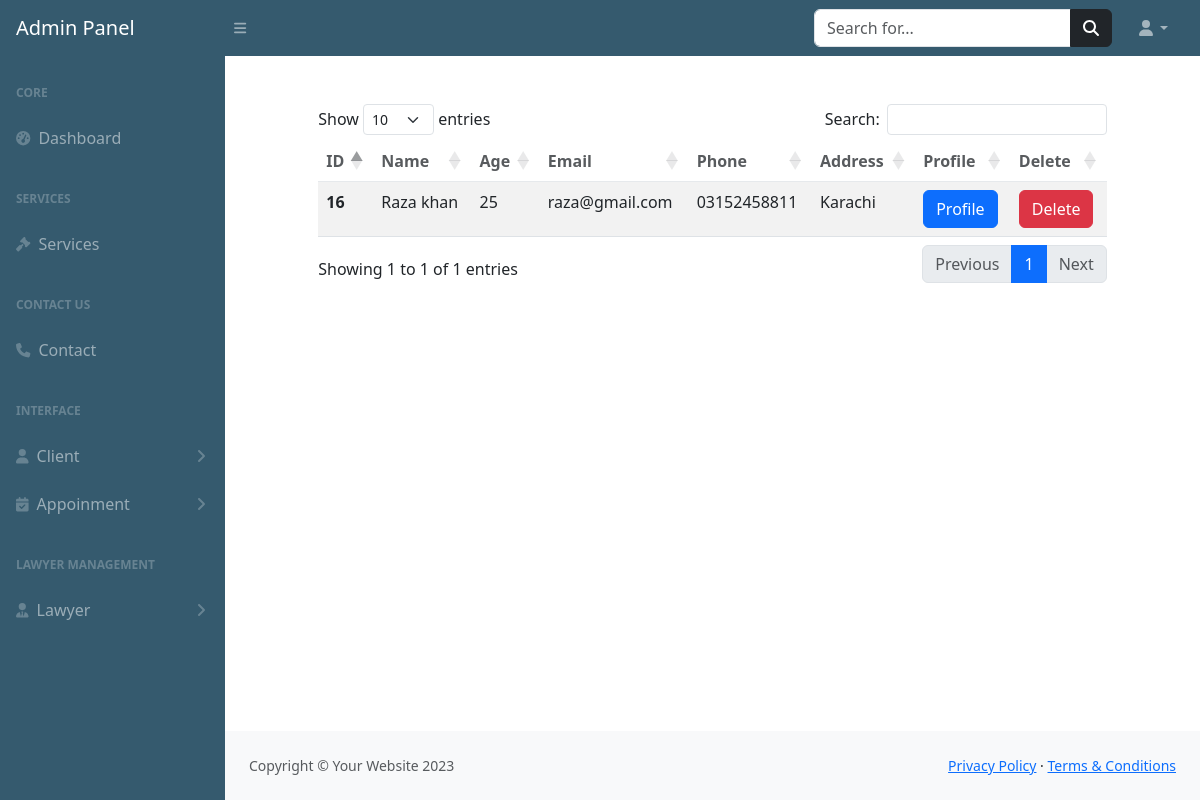
The app's page /admin-panel/viewclient.php (signed in) with its own data.
### tables this page shows
CREATE TABLE `client_register` (
  `id` int(255) NOT NULL,
  `name` varchar(255) NOT NULL,
  `age` int(255) NOT NULL,
  `email` varchar(255) NOT NULL,
  `password` varchar(255) NOT NULL,
  `phone` varchar(255) NOT NULL,
  `address` text NOT NULL,
  `image` varchar(255) NOT NULL
);

### admin-panel/viewclient.php (the view, shortened to what this page needs)
<?php
include("includes/header.php");
include("includes/topbar.php");
include("includes/sidebar.php");
include("../config.php");
$select="SELECT *FROM `client_register`";
$query=mysqli_query($connection,$select);
if (mysqli_num_rows($query)>0) {
?>
<div class="container mt-5">
<div class="row justify-content-center">
    <div class="col-xl-10 col-lg-12 col-md-9">
    <table id="example" class="table table-striped" style="width:100%">
        <thead class="bg-warning p-2 text-dark bg-opacity-10" style="opacity: 75%;">
            <tr>
            <th scope="col">ID</th>
            <th scope="col">Name</th>
            <th scope="col">Age</th>
            <th scope="col">Email</th>
            <th scope="col">Phone</th>
            <th scope="col">Address</th>
            <th scope="col">Profile</th>
            <th scope="col">Delete</th>
            </tr>
        </thead>
        <tbody>
            <?php
            while ($data=mysqli_fetch_assoc($query)) {
            ?>
            <tr>
            <th scope="row"><?php echo $data['id']?></th>
            <td><?php echo $data['name']?></td>
            <td><?php echo $data['age']?></td>
            <td><?php echo $data['email']?></td>
            <td><?php echo $data['phone']?></td>
            <td><?php echo $data['address']?></td>
            <td ><a href="clientprofile.php?id=<?php echo $data['id']?>" class="btn btn-primary">Profile</a></td>
            <td ><a href=".php?id=<?php echo $data['id']?>"  class="btn btn-danger">Delete</a></td>
        </tr>
       <?php
}
}
            ?>
        </tbody>
    </table>
    </div>
</div>
</div>
<?php
include("includes/footer.php");
?>
</body>
</html>

### records on screen
client_register: id "16", name "Raza khan", age "25", email "raza@gmail.com", phone "03152458811", address "Karachi"
